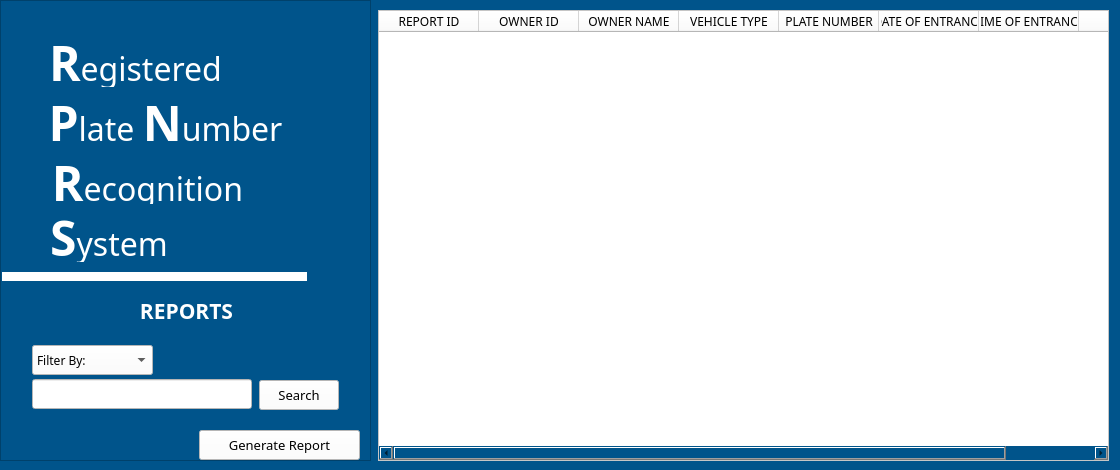
<?xml version="1.0" encoding="UTF-8"?>
<ui version="4.0">
 <class>ReportsWindow</class>
 <widget class="QMainWindow" name="ReportsWindow">
  <property name="geometry">
   <rect>
    <x>0</x>
    <y>0</y>
    <width>1120</width>
    <height>470</height>
   </rect>
  </property>
  <property name="minimumSize">
   <size>
    <width>1120</width>
    <height>470</height>
   </size>
  </property>
  <property name="maximumSize">
   <size>
    <width>1500</width>
    <height>470</height>
   </size>
  </property>
  <property name="windowTitle">
   <string>RPNRS - REPORTS</string>
  </property>
  <property name="styleSheet">
   <string notr="true">background-color: rgb(0, 84, 139);</string>
  </property>
  <widget class="QWidget" name="centralwidget">
   <widget class="QTableWidget" name="reportsTable">
    <property name="geometry">
     <rect>
      <x>378</x>
      <y>10</y>
      <width>731</width>
      <height>451</height>
     </rect>
    </property>
    <property name="font">
     <font>
      <family>Century Gothic</family>
     </font>
    </property>
    <property name="styleSheet">
     <string notr="true">background-color: rgb(255, 255, 255);</string>
    </property>
    <column>
     <property name="text">
      <string>REPORT ID</string>
     </property>
     <property name="font">
      <font>
       <family>Century Gothic</family>
       <pointsize>9</pointsize>
      </font>
     </property>
     <property name="textAlignment">
      <set>AlignCenter</set>
     </property>
    </column>
    <column>
     <property name="text">
      <string>OWNER ID</string>
     </property>
     <property name="font">
      <font>
       <family>Century Gothic</family>
       <pointsize>9</pointsize>
      </font>
     </property>
     <property name="textAlignment">
      <set>AlignCenter</set>
     </property>
    </column>
    <column>
     <property name="text">
      <string>OWNER NAME</string>
     </property>
     <property name="font">
      <font>
       <family>Century Gothic</family>
       <pointsize>9</pointsize>
      </font>
     </property>
     <property name="textAlignment">
      <set>AlignCenter</set>
     </property>
    </column>
    <column>
     <property name="text">
      <string>VEHICLE TYPE</string>
     </property>
     <property name="font">
      <font>
       <family>Century Gothic</family>
      </font>
     </property>
     <property name="textAlignment">
      <set>AlignCenter</set>
     </property>
    </column>
    <column>
     <property name="text">
      <string>PLATE NUMBER</string>
     </property>
     <property name="font">
      <font>
       <family>Century Gothic</family>
      </font>
     </property>
     <property name="textAlignment">
      <set>AlignCenter</set>
     </property>
    </column>
    <column>
     <property name="text">
      <string>DATE OF ENTRANCE</string>
     </property>
     <property name="font">
      <font>
       <family>Century Gothic</family>
      </font>
     </property>
     <property name="textAlignment">
      <set>AlignCenter</set>
     </property>
    </column>
    <column>
     <property name="text">
      <string>TIME OF ENTRANCE</string>
     </property>
     <property name="font">
      <font>
       <family>Century Gothic</family>
       <weight>50</weight>
       <bold>false</bold>
      </font>
     </property>
     <property name="textAlignment">
      <set>AlignCenter</set>
     </property>
    </column>
    <column>
     <property name="text">
      <string>STATUS</string>
     </property>
     <property name="font">
      <font>
       <family>Century Gothic</family>
      </font>
     </property>
     <property name="textAlignment">
      <set>AlignCenter</set>
     </property>
    </column>
   </widget>
   <widget class="QFrame" name="frame">
    <property name="geometry">
     <rect>
      <x>0</x>
      <y>0</y>
      <width>371</width>
      <height>461</height>
     </rect>
    </property>
    <property name="minimumSize">
     <size>
      <width>371</width>
      <height>461</height>
     </size>
    </property>
    <property name="font">
     <font>
      <family>Tahoma</family>
      <pointsize>20</pointsize>
     </font>
    </property>
    <property name="styleSheet">
     <string notr="true">background-color: rgb(0, 84, 139);</string>
    </property>
    <property name="frameShape">
     <enum>QFrame::StyledPanel</enum>
    </property>
    <property name="frameShadow">
     <enum>QFrame::Raised</enum>
    </property>
    <widget class="QLabel" name="lblRegistered">
     <property name="geometry">
      <rect>
       <x>49</x>
       <y>29</y>
       <width>171</width>
       <height>58</height>
      </rect>
     </property>
     <property name="font">
      <font>
       <family>Century Gothic</family>
       <pointsize>16</pointsize>
       <weight>50</weight>
       <italic>false</italic>
       <bold>false</bold>
      </font>
     </property>
     <property name="styleSheet">
      <string notr="true">font: 16pt &quot;Century Gothic&quot;;
color: rgb(255, 255, 255);</string>
     </property>
     <property name="text">
      <string>&lt;html&gt;&lt;head/&gt;&lt;body&gt;&lt;p&gt;&lt;span style=&quot; font-size:36pt; font-weight:600;&quot;&gt;R&lt;/span&gt;&lt;span style=&quot; font-size:24pt;&quot;&gt;egistered&lt;/span&gt;&lt;/p&gt;&lt;/body&gt;&lt;/html&gt;</string>
     </property>
     <property name="textFormat">
      <enum>Qt::RichText</enum>
     </property>
     <property name="alignment">
      <set>Qt::AlignCenter</set>
     </property>
    </widget>
    <widget class="QLabel" name="lblPlateNumber">
     <property name="geometry">
      <rect>
       <x>40</x>
       <y>89</y>
       <width>251</width>
       <height>58</height>
      </rect>
     </property>
     <property name="font">
      <font>
       <family>Century Gothic</family>
       <pointsize>16</pointsize>
       <weight>50</weight>
       <italic>false</italic>
       <bold>false</bold>
      </font>
     </property>
     <property name="styleSheet">
      <string notr="true">font: 16pt &quot;Century Gothic&quot;;
color: rgb(255, 255, 255);</string>
     </property>
     <property name="text">
      <string>&lt;html&gt;&lt;head/&gt;&lt;body&gt;&lt;p&gt;&lt;span style=&quot; font-size:36pt; font-weight:600;&quot;&gt;P&lt;/span&gt;&lt;span style=&quot; font-size:24pt;&quot;&gt;late &lt;/span&gt;&lt;span style=&quot; font-size:36pt; font-weight:600;&quot;&gt;N&lt;/span&gt;&lt;span style=&quot; font-size:24pt;&quot;&gt;umber&lt;/span&gt;&lt;/p&gt;&lt;/body&gt;&lt;/html&gt;</string>
     </property>
     <property name="textFormat">
      <enum>Qt::RichText</enum>
     </property>
     <property name="alignment">
      <set>Qt::AlignCenter</set>
     </property>
    </widget>
    <widget class="QLabel" name="lblRecognition">
     <property name="geometry">
      <rect>
       <x>37</x>
       <y>149</y>
       <width>221</width>
       <height>58</height>
      </rect>
     </property>
     <property name="font">
      <font>
       <family>Century Gothic</family>
       <pointsize>16</pointsize>
       <weight>50</weight>
       <italic>false</italic>
       <bold>false</bold>
      </font>
     </property>
     <property name="styleSheet">
      <string notr="true">font: 16pt &quot;Century Gothic&quot;;
color: rgb(255, 255, 255);</string>
     </property>
     <property name="text">
      <string>&lt;html&gt;&lt;head/&gt;&lt;body&gt;&lt;p&gt;&lt;span style=&quot; font-size:36pt; font-weight:600;&quot;&gt;R&lt;/span&gt;&lt;span style=&quot; font-size:24pt;&quot;&gt;ecognition&lt;/span&gt;&lt;/p&gt;&lt;/body&gt;&lt;/html&gt;</string>
     </property>
     <property name="textFormat">
      <enum>Qt::RichText</enum>
     </property>
     <property name="alignment">
      <set>Qt::AlignCenter</set>
     </property>
    </widget>
    <widget class="QLabel" name="lblSystem">
     <property name="geometry">
      <rect>
       <x>19</x>
       <y>204</y>
       <width>180</width>
       <height>58</height>
      </rect>
     </property>
     <property name="font">
      <font>
       <family>Century Gothic</family>
       <pointsize>16</pointsize>
       <weight>50</weight>
       <italic>false</italic>
       <bold>false</bold>
      </font>
     </property>
     <property name="styleSheet">
      <string notr="true">font: 16pt &quot;Century Gothic&quot;;
color: rgb(255, 255, 255);</string>
     </property>
     <property name="text">
      <string>&lt;html&gt;&lt;head/&gt;&lt;body&gt;&lt;p&gt;&lt;span style=&quot; font-size:36pt; font-weight:600;&quot;&gt;S&lt;/span&gt;&lt;span style=&quot; font-size:24pt;&quot;&gt;ystem&lt;/span&gt;&lt;/p&gt;&lt;/body&gt;&lt;/html&gt;</string>
     </property>
     <property name="textFormat">
      <enum>Qt::RichText</enum>
     </property>
     <property name="alignment">
      <set>Qt::AlignCenter</set>
     </property>
    </widget>
    <widget class="QPushButton" name="searchButton">
     <property name="geometry">
      <rect>
       <x>259</x>
       <y>380</y>
       <width>80</width>
       <height>30</height>
      </rect>
     </property>
     <property name="font">
      <font>
       <family>Century Gothic</family>
       <pointsize>10</pointsize>
      </font>
     </property>
     <property name="cursor">
      <cursorShape>BusyCursor</cursorShape>
     </property>
     <property name="styleSheet">
      <string notr="true">background-color: rgb(255, 255, 255);</string>
     </property>
     <property name="text">
      <string>Search</string>
     </property>
    </widget>
    <widget class="QLineEdit" name="SearchEdit">
     <property name="geometry">
      <rect>
       <x>32</x>
       <y>379</y>
       <width>220</width>
       <height>30</height>
      </rect>
     </property>
     <property name="font">
      <font>
       <family>Century Gothic</family>
       <pointsize>10</pointsize>
      </font>
     </property>
     <property name="styleSheet">
      <string notr="true">background-color: rgb(255, 255, 255);</string>
     </property>
    </widget>
    <widget class="QPushButton" name="pushButton">
     <property name="geometry">
      <rect>
       <x>199</x>
       <y>430</y>
       <width>161</width>
       <height>30</height>
      </rect>
     </property>
     <property name="font">
      <font>
       <family>Century Gothic</family>
       <pointsize>10</pointsize>
      </font>
     </property>
     <property name="cursor">
      <cursorShape>PointingHandCursor</cursorShape>
     </property>
     <property name="styleSheet">
      <string notr="true">background-color: rgb(255, 255, 255);</string>
     </property>
     <property name="text">
      <string>Generate Report</string>
     </property>
    </widget>
    <widget class="QComboBox" name="FilterBox">
     <property name="geometry">
      <rect>
       <x>32</x>
       <y>345</y>
       <width>121</width>
       <height>30</height>
      </rect>
     </property>
     <property name="font">
      <font>
       <family>Century Gothic</family>
       <pointsize>9</pointsize>
      </font>
     </property>
     <property name="styleSheet">
      <string notr="true">background-color: rgb(255, 255, 255);</string>
     </property>
     <property name="currentText">
      <string>Filter By:</string>
     </property>
     <property name="currentIndex">
      <number>0</number>
     </property>
     <item>
      <property name="text">
       <string>Filter By:</string>
      </property>
     </item>
     <item>
      <property name="text">
       <string>DATE</string>
      </property>
     </item>
     <item>
      <property name="text">
       <string>PLATE NUMBER</string>
      </property>
     </item>
    </widget>
    <widget class="Line" name="line">
     <property name="geometry">
      <rect>
       <x>2</x>
       <y>268</y>
       <width>305</width>
       <height>16</height>
      </rect>
     </property>
     <property name="minimumSize">
      <size>
       <width>305</width>
       <height>16</height>
      </size>
     </property>
     <property name="maximumSize">
      <size>
       <width>305</width>
       <height>16</height>
      </size>
     </property>
     <property name="styleSheet">
      <string notr="true">color: rgb(255, 255, 255);</string>
     </property>
     <property name="frameShadow">
      <enum>QFrame::Plain</enum>
     </property>
     <property name="lineWidth">
      <number>9</number>
     </property>
     <property name="orientation">
      <enum>Qt::Horizontal</enum>
     </property>
    </widget>
    <widget class="QLabel" name="lblInfo">
     <property name="geometry">
      <rect>
       <x>131</x>
       <y>291</y>
       <width>111</width>
       <height>41</height>
      </rect>
     </property>
     <property name="font">
      <font>
       <family>Century Gothic</family>
       <pointsize>16</pointsize>
       <weight>50</weight>
       <italic>false</italic>
       <bold>false</bold>
      </font>
     </property>
     <property name="styleSheet">
      <string notr="true">font: 16pt &quot;Century Gothic&quot;;
color: rgb(255, 255, 255);</string>
     </property>
     <property name="lineWidth">
      <number>1</number>
     </property>
     <property name="text">
      <string>&lt;html&gt;&lt;head/&gt;&lt;body&gt;&lt;p&gt;&lt;span style=&quot; font-weight:600;&quot;&gt;REPORTS&lt;/span&gt;&lt;/p&gt;&lt;/body&gt;&lt;/html&gt;</string>
     </property>
     <property name="textFormat">
      <enum>Qt::RichText</enum>
     </property>
     <property name="alignment">
      <set>Qt::AlignCenter</set>
     </property>
    </widget>
   </widget>
  </widget>
 </widget>
 <resources/>
 <connections/>
</ui>
